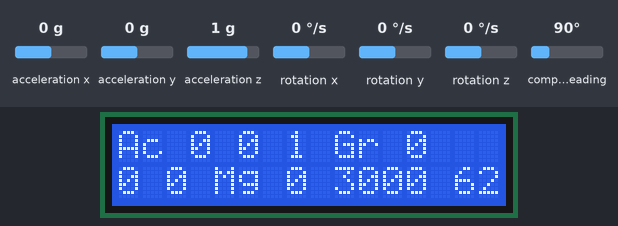
Bench run of a sketch on a simulated ESP32. On the bench: 16×2 character LCD. Wiring (inferred from the names in the program): QMC5883L compass at I2C address 0x0D; MPU-6050 motion sensor at I2C address 0x68. Inputs (shaded band) come from the test bench; at power-on: acceleration x 0 g, acceleration y 0 g, acceleration z 1 g, rotation x 0 °/s, rotation y 0 °/s, rotation z 0 °/s, compass heading 90°. What the sketch prints to the serial monitor is not drawn.

Above: at 1.2 s.
1.3 s: acceleration x set to -1.4 g
At 3.3 s:
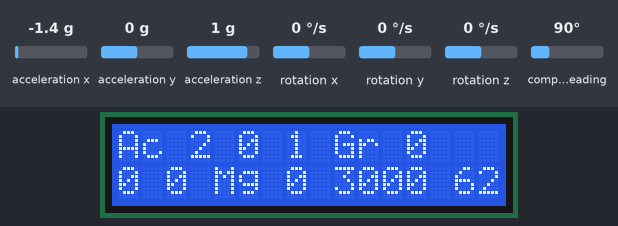
4.1 s: acceleration y set to -1.4 g
At 5.9 s:
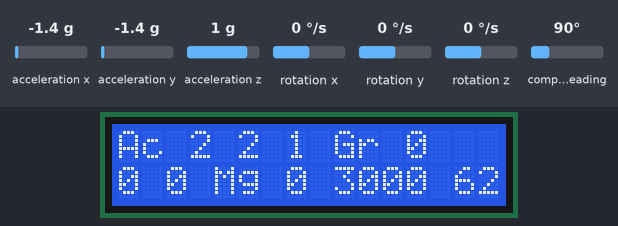
6.2 s: acceleration z set to -1.4 g
At 7.7 s:
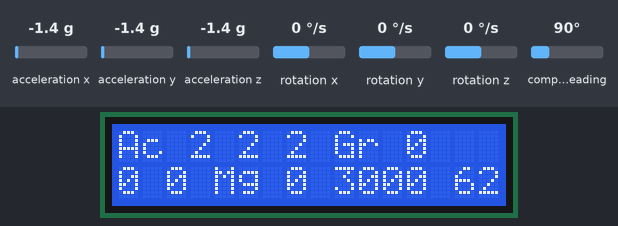
8.3 s: rotation x set to -192 °/s
At 9.4 s:
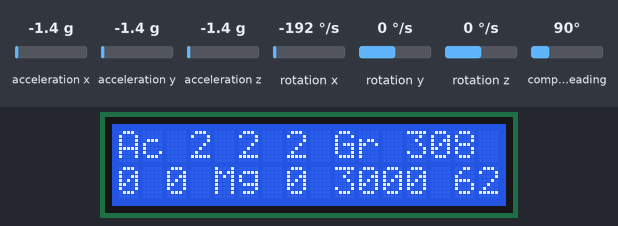
10.3 s: rotation y set to -192 °/s
At 11.2 s:
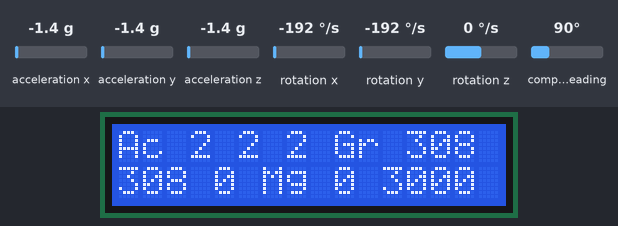
12.4 s: rotation z set to -192 °/s
At 14.3 s:
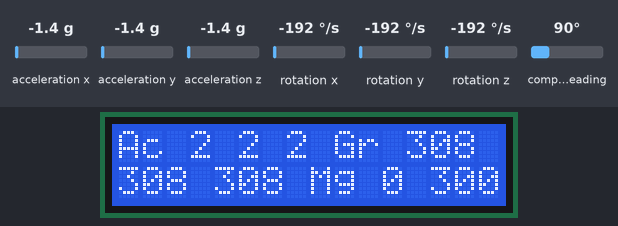
Timing chart, 0 to 15.5 s (numbered marks = the images above; inputs shaded):
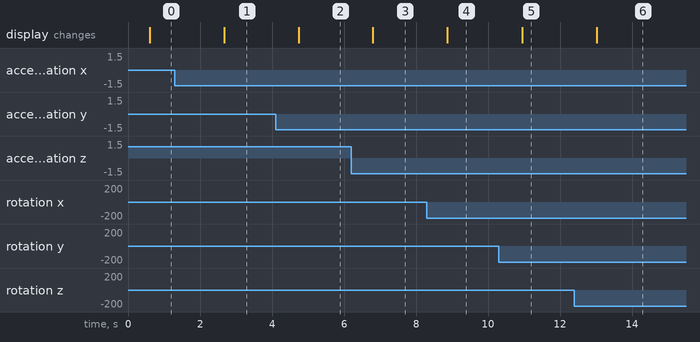

The sketch:

sensores_esp32.ino
```cpp
#include <Wire.h>
#include <LCD.h>
#include <LiquidCrystal_I2C.h>

#define LIMITEACC 2
#define LIMITEGIR 100

LiquidCrystal_I2C  lcd(0x27,2,1,0,4,5,6,7); // 0x27 is the I2C bus address for an unmodified module

long Tmp;
float AcX, AcY, AcZ, varAcX = 0, varAcY = 0, varAcZ = 0;
float vecAcX[10], vecAcY[10], vecAcZ[10];
float rotX, rotY, rotZ;
int magX, magY, magZ;
const int MPU = 0x68;
char k = 0;
int acidente = 0;

void setup() {
  // put your setup code here, to run once:
  Serial.begin(9600);
  /*      Chamada de configuração do MPU6050  ACC-GIR*/
  Wire.begin();
  setupMPU();

  Serial.print("HMC5833L COMPASS SENSOR BEGIN");
  Serial.println();
  setupHMC();

  lcd.setBacklightPin(3,POSITIVE);
  lcd.setBacklight(HIGH); // NOTE: You can turn the backlight off by setting it to LOW instead of HIGH
  lcd.begin(16, 2);
  lcd.clear();
}

void loop() {
  if (!acidente) {
    acelerometro_giroscopio(); //Obtém valores do Acc, Gir e Tmp
    readHMC();
    //acidente_acelerometro();  //Detecta acidente a partir do Acc, Gir e Tmp
  }
  printLCD();
  delay(500);
}


/*=======================================================================================================================================
  ||                                                                                                                                   ||
  ||                           Config. MPU, range dos sensores e endereços necessários para acesso                                     ||
  ||                                                                                                                                   ||
  =====================================================================================================================================*/
void setupMPU() {
  Wire.beginTransmission(0b1101000); //This is the I2C address of the MPU (b1101000/b1101001 for AC0 low/high datasheet sec. 9.2)
  Wire.write(0x6B); //Accessing the register 6B - Power Management (Sec. 4.28)
  Wire.write(0b00000000); //Setting SLEEP register to 0. (Required; see Note on p. 9)
  Wire.endTransmission();
  Wire.beginTransmission(0b1101000); //I2C address of the MPU
  Wire.write(0x1B); //Accessing the register 1B - Gyroscope Configuration (Sec. 4.4)
  Wire.write(0x00000000); //Setting the gyro to full scale +/- 250deg./s
  Wire.endTransmission();
  Wire.beginTransmission(0b1101000); //I2C address of the MPU
  Wire.write(0x1C); //Accessing the register 1C - Acccelerometer Configuration (Sec. 4.5)
  Wire.write(0b00000000); //Setting the accel to +/- 2g //Bit 3 e 4
  Wire.endTransmission();
}

/*
 * Configure HMC to continuously measure
 */
void setupHMC(){
  Wire.beginTransmission(0b0001101); //start talking
//  Wire.write(0x09); // Set the Register
//  Wire.write(0x01); // Tell the HMC5883 to Continuously Measure
//  Wire.endTransmission();

  Wire.beginTransmission(0b0001101); //start talking
  // Tell the HMC5883 to Continuously Measure
  Wire.write(0x0B); // Set the Register
  Wire.write(0x01); // Define Set/Reset period
  Wire.write(0x09); // Set the Register
  Wire.write(0x1D); //
  Wire.endTransmission();
}

/*=======================================================================================================================================
  ||                                                                                                                                   ||
  ||                           Máximo de um intervalo do acelerômetro em determinado eixo                                              ||
  ||                                                                                                                                   ||
  =====================================================================================================================================*/
float getMaxAcc(float vecAcc[]) {
  float maxAcc = -5;
  for (int i = 0; i < 10; i++)
    if (vecAcc[i % 10] > maxAcc) {
      maxAcc = vecAcc[i % 10];
    }
  return maxAcc;
}
/*=======================================================================================================================================
  ||                                                                                                                                   ||
  ||                           Mínimo de um intervalo do acelerômetro em determinado eixo                                              ||
  ||                                                                                                                                   ||
  =====================================================================================================================================*/
float getMinAcc(float vecAcc[]) {
  float minAcc = 5;
  for (int i = 0; i < 10; i++)
    if (vecAcc[i % 10] < minAcc) {
      minAcc = vecAcc[i % 10];
    }
  return minAcc;
}

/*=======================================================================================================================================
  ||                                                                                                                                   ||
  ||                                                  Leitura dos sensores ACC, GIR, TMP                                               ||
  ||                                                                                                                                   ||
  =====================================================================================================================================*/
void acelerometro_giroscopio()
{
  Wire.beginTransmission(MPU);
  Wire.write(0x3B);  // starting with register 0x3B (ACCEL_XOUT_H)
  Wire.endTransmission(false);
  //Solicita os dados do sensor
  Wire.requestFrom(MPU, 14, true);
  //Armazena o valor dos sensores nas variaveis correspondentes
  AcX = Wire.read() << 8 | Wire.read(); //0x3B (ACCEL_XOUT_H) & 0x3C (ACCEL_XOUT_L)
  AcY = Wire.read() << 8 | Wire.read(); //0x3D (ACCEL_YOUT_H) & 0x3E (ACCEL_YOUT_L)
  AcZ = Wire.read() << 8 | Wire.read(); //0x3F (ACCEL_ZOUT_H) & 0x40 (ACCEL_ZOUT_L)
  Tmp = Wire.read() << 8 | Wire.read(); //0x41 (TEMP_OUT_H) & 0x42 (TEMP_OUT_L)
  rotX = Wire.read() << 8 | Wire.read(); //0x43 (GYRO_XOUT_H) & 0x44 (GYRO_XOUT_L)
  rotY = Wire.read() << 8 | Wire.read(); //0x45 (GYRO_YOUT_H) & 0x46 (GYRO_YOUT_L)
  rotZ = Wire.read() << 8 | Wire.read(); //0x47 (GYRO_ZOUT_H) & 0x48 (GYRO_ZOUT_L)
  processAccGir();
}

/*=======================================================================================================================================
  ||                                                                                                                                   ||
  ||                                                  Alteração do range dos sensores                                                  ||
  ||                                                                                                                                   ||
  =====================================================================================================================================*/
void processAccGir() {
  AcX = AcX / 16384.0;
  AcY = AcY / 16384.0;
  AcZ = AcZ / 16384.0;
  Serial.print("AcX="); Serial.print(AcX);
  Serial.print(" AcY="); Serial.print(AcY);
  Serial.print(" AcZ="); Serial.print(AcZ);
  Serial.println();

  Tmp = (Tmp / 340) + 36.53; //Fórmula para temperatura do acelerometro

  rotX = rotX / 131.0;
  rotY = rotY / 131.0;
  rotZ = rotZ / 131.0;
  Serial.print("rotX="); Serial.print(rotX);
  Serial.print(" rotY="); Serial.print(rotY);
  Serial.print(" rotZ="); Serial.print(rotZ);
  Serial.println();

  // if ((abs(rotX)) > LIMITEGIR || (abs(rotY)) > LIMITEGIR || (abs(rotZ)) > LIMITEGIR) {

  //   acidente = 1;
  // }

  delay(500);

}

/*
 * Read HMC
 */
void readHMC(){
  byte measureReady = 0;
  Wire.beginTransmission(0b0001101);
  Wire.write(0x06);
  while(Wire.endTransmission(false));
  while(!measureReady){
    Wire.requestFrom(0b0001101, 1);
    measureReady = Wire.read();
  }

  Wire.beginTransmission(0b0001101);
  Wire.write(0x00);
  while(Wire.endTransmission(false));
  //Read the data.. 2 bytes for each axis
  Wire.requestFrom(0b0001101, 6);

  magX = Wire.read(); //LSB x
  magX |= (int)Wire.read()<<8; //MSB x
  magY = Wire.read(); //LSB y
  magY |= (int)Wire.read()<<8; //MSB y
  magZ = Wire.read(); //LSB z
  magZ |= (int)Wire.read()<<8; //MSB z

}
/*=======================================================================================================================================
  ||                                                                                                                                   ||
  ||                               Detecção de acidente a partir da variação do ACC em um determinado intervalo                        ||
  ||                                                                                                                                   ||
  =====================================================================================================================================*/
void acidente_acelerometro() {
  vecAcX[k] = AcX;
  vecAcY[k] = AcY;
  vecAcZ[k] = AcZ;
  if (k == 10) {
    varAcX = (getMaxAcc(vecAcX) - getMinAcc(vecAcX)); //Pd ser colocado direto do IF abaixo, mas sera mantido para melhorar legibilidade
    varAcY = (getMaxAcc(vecAcY) - getMinAcc(vecAcY));
    varAcZ = (getMaxAcc(vecAcZ) - getMinAcc(vecAcZ));

    //Serial.println(varAcX);
    if (varAcX > LIMITEACC && varAcY > LIMITEACC && varAcZ > LIMITEACC) {
      acidente = 1;
    }
    k = 0;

  }
  else {
    k++;
  }
}

/*
 * Print measures in LCD
 */
void printLCD(){
  lcd.setCursor(0,0);
  lcd.print("Ac ");
  lcd.print((int)AcX);
  lcd.print(" ");
  lcd.print((int)AcY);
  lcd.print(" ");
  lcd.print((int)AcZ);
  lcd.print(" Gr ");
  lcd.print((int)rotX);

  lcd.setCursor(0,1);
  lcd.print((int)rotY);
  lcd.print(" ");
  lcd.print((int)rotZ);
  lcd.print(" Mg ");
  lcd.print(magX);
  lcd.print(" ");
  lcd.print(magY);
  lcd.print(" ");
  lcd.print(magZ);
}
```

Measured:
- after the input at 1.3 s, the display: changes after 1.4 s (image 1)
- after the input at 4.1 s, the display: changes after 0.64 s (image 2)
- after the input at 6.2 s, the display: changes after 0.60 s (image 3)
- after the input at 8.3 s, the display: changes after 0.57 s (image 4)
- after the input at 10.3 s, the display: changes after 0.65 s (image 5)
- after the input at 12.4 s, the display: changes after 0.62 s (image 6)
